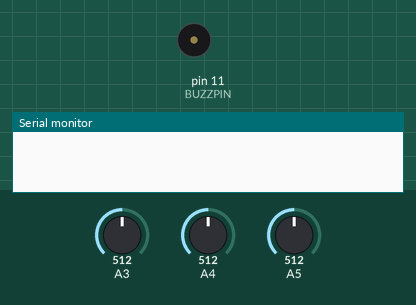
Recording of a sketch running on a simulated Arduino Uno, built with avr-gcc and run on an emulated ATmega328P. Shown: buzzer (waves = sounding), the last lines printed to the serial monitor. The inputs (shaded band) are chosen by the test bench; at power-on: A3 = 512, A4 = 512, A5 = 512.

Above: at 0.1 s.
At 2.6 s:
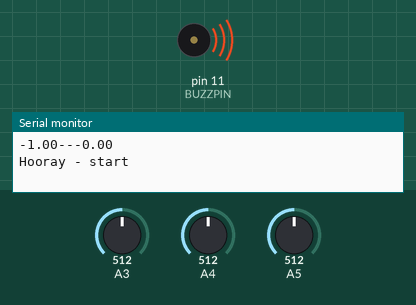
Timing chart, 0 to 4.5 s (numbered marks = the images above):
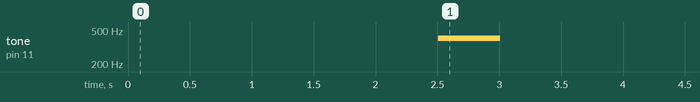

The sketch:

AccelHoganBow.ino
```cpp
#define SAMPLES 10
#define BUZZPIN 11
float xCal = 0.0; //Calibration values for X Y and Z
float yCal = 0.0;
float zCal = 0.0;
int XValue;  //vlues read from X Y and Z
int YValue;
int ZValue;
float xV; //voltages from X Y and Z
float yV;
float zV;
float xG; //Acceleration readings for X, Y and Z
float yG;
float zG;
boolean BowStart=false;


void Cal2ndAccel(){ //Calibration function - no return because of global variables.
  float sumX= 0.0; //Arrays for averaging calibration values for X, Y and Z
  float sumY= 0.0;
  float sumZ= 0.0;
  for (int i=0; i<SAMPLES; i++){
    XValue = analogRead(A3); //read the Analogue inputs
    YValue = analogRead(A4);
    ZValue = analogRead(A5);
    xV = XValue*3.3/1023; //convert to voltages

    yV = YValue*3.3/1023;
    zV = ZValue*3.3/1023;
    xG = xV*1.5/0.8; //convert to Gravities
    yG = yV*1.5/0.8+1;
    zG = zV*1.5/0.8;
    sumX+=xG;
    sumY+=yG;
    sumZ+=zG;
  xCal = sumX/SAMPLES; //Calibration values for X Y and Z
  yCal = sumY/SAMPLES;
  zCal = sumZ/SAMPLES;
  delay(50);
  }

}
//z<.2 z>=.9
boolean Bow(float x, float y, float z){ //Returns T or F based on whether the movement sent was a valid bow

  Serial.print(y);
  Serial.print("--");
  Serial.print(z);
  Serial.println();

  if (!BowStart && y<=-0.9){
    BowStart = true;
    tone(BUZZPIN,400,500);
    Serial.println("Hooray - start");
    delay(500);
  }
  else if(BowStart && y<0.10 && y>=-0.1){
    Serial.println("Hooray - finish");
    BowStart = false;
    return true;
  }
  else{
    return false;
  }
  //If we're going to use this function more than once we need to set ARaiseStart to false before we enter the loop
}

void setup(){
  Serial.begin(9600); //Turn on the Serial Bus for the Srial Monitor
  delay(2000); //delay to pass by the spike in voltages on pins at startup
  Cal2ndAccel();
  pinMode(BUZZPIN,OUTPUT);
}

void loop (){
  XValue = analogRead(A3);
  YValue = analogRead(A4);
  ZValue = analogRead(A5);
  xV = XValue*3.3/1023;
  yV = YValue*3.3/1023;
  zV = ZValue*3.3/1023;
  xG = xV*1.5/0.8-xCal;
  yG = yV*1.5/0.8-yCal;
  zG = zV*1.5/0.8-zCal;
  if (Bow(xG,yG,zG)){
    tone(BUZZPIN,800,500);
    delay(500);
  }

  Serial.print("x - ");
  Serial.println(xG);
  Serial.print("y - ");
  Serial.println(yG);
  Serial.print("z - ");
  Serial.println(zG);
  Serial.println();
  delay (1000);
}
```

Measured:
- by itself, tone on pin 11 (BUZZPIN): silent → 400 Hz at 2.5 s, → silent 0.50 s later
